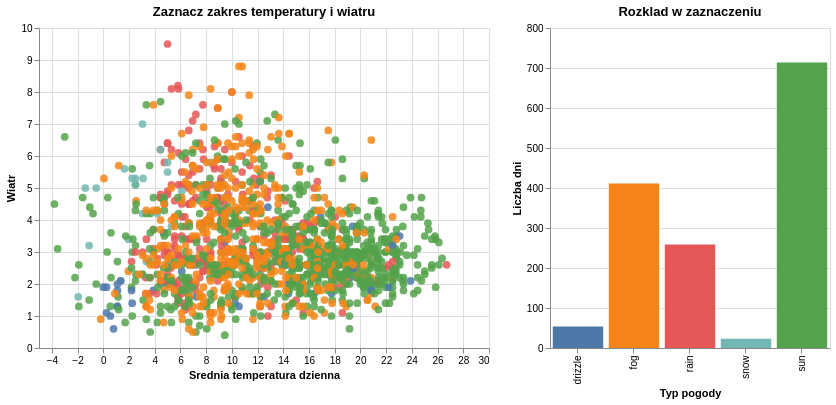

Notebook code for this chart:
### Markdown cell above
### 3.7 Element interaktywny: selection + linked views

Altair pozwala opisac interakcje deklaratywnie. W aktualnym API Altaira parametry i selekcje dodajemy przez `add_params()`.

Ponizej:

- przeciagamy zakres na wykresie punktowym,
- punkty poza zaznaczeniem bledna,
- histogram opadow filtruje sie do zaznaczonych obserwacji.

### Code cell
brush = alt.selection_interval(encodings=["x", "y"])

points = (
    alt.Chart(weather_clean)
    .mark_circle(size=60)
    .encode(
        x=alt.X("temp_mid:Q", title="Srednia temperatura dzienna"),
        y=alt.Y("wind:Q", title="Wiatr"),
        color=alt.condition(brush, "weather:N", alt.value("#d6d6d6")),
        opacity=alt.condition(brush, alt.value(0.85), alt.value(0.22)),
        tooltip=["date:T", "weather:N", "temp_mid:Q", "wind:Q", "precipitation:Q"],
    )
    .add_params(brush)
    .properties(width=450, height=320, title="Zaznacz zakres temperatury i wiatru")
)

bars = (
    alt.Chart(weather_clean)
    .mark_bar()
    .encode(
        x=alt.X("weather:N", title="Typ pogody"),
        y=alt.Y("count():Q", title="Liczba dni"),
        color=alt.Color("weather:N", legend=None),
        tooltip=[alt.Tooltip("count():Q", title="Liczba dni")],
    )
    .transform_filter(brush)
    .properties(width=280, height=320, title="Rozklad w zaznaczeniu")
)

points | bars

### Figure 1 — Vega-Lite specification as saved in the notebook (floating-point values rounded to 4 significant figures; data arrays with more than 128 entries replaced by an {"elided": "..."} marker saying what was removed)
{"config": {"view": {"continuousWidth": 300, "continuousHeight": 300}}, "hconcat": [{"mark": {"type": "circle", "size": 60}, "encoding": {"color": {"condition": {"param": "param_54853b0de6a785bc", "field": "weather", "type": "nominal"}, "value": "#d6d6d6"}, "opacity": {"condition": {"param": "param_54853b0de6a785bc", "value": 0.85}, "value": 0.22}, "tooltip": [{"field": "date", "type": "temporal"}, {"field": "weather", "type": "nominal"}, {"field": "temp_mid", "type": "quantitative"}, {"field": "wind", "type": "quantitative"}, {"field": "precipitation", "type": "quantitative"}], "x": {"field": "temp_mid", "title": "Srednia temperatura dzienna", "type": "quantitative"}, "y": {"field": "wind", "title": "Wiatr", "type": "quantitative"}}, "height": 320, "name": "view_8d7a722969e51a36_0", "title": "Zaznacz zakres temperatury i wiatru", "width": 450}, {"mark": {"type": "bar"}, "encoding": {"color": {"field": "weather", "legend": null, "type": "nominal"}, "tooltip": [{"aggregate": "count", "title": "Liczba dni", "type": "quantitative"}], "x": {"field": "weather", "title": "Typ pogody", "type": "nominal"}, "y": {"aggregate": "count", "title": "Liczba dni", "type": "quantitative"}}, "height": 320, "title": "Rozklad w zaznaczeniu", "transform": [{"filter": {"param": "param_54853b0de6a785bc"}}], "width": 280}], "data": {"name": "data-e9ed4814c965086d6c96f1316b1f0a1a"}, "params": [{"name": "param_54853b0de6a785bc", "select": {"type": "interval", "encodings": ["x", "y"]}, "views": ["view_8d7a722969e51a36_0"]}], "$schema": "https://vega.github.io/schema/vega-lite/v6.4.1.json", "datasets": {"data-e9ed4814c965086d6c96f1316b1f0a1a": {"elided": "1461 records"}}}
